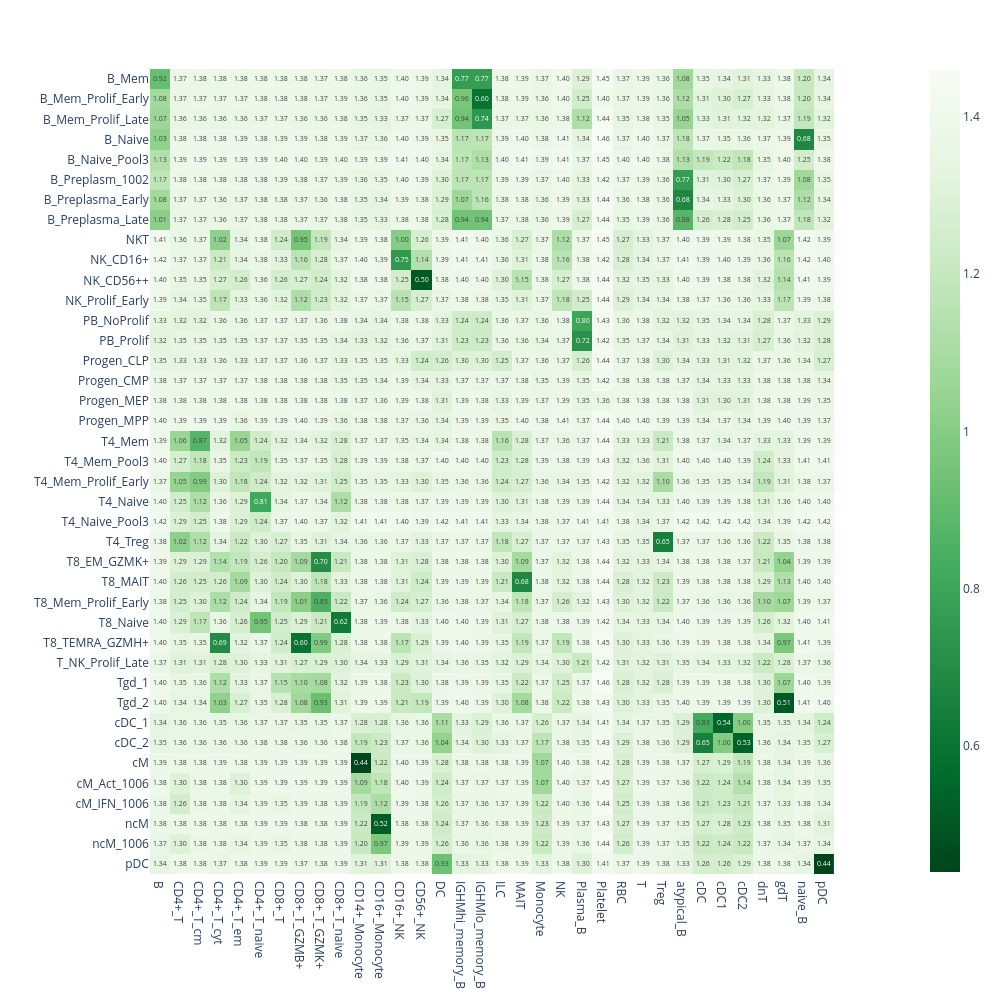

Notebook code for this chart:
### Code cell
plot_cluster_distance(cluster_distance, show=True)

### Figure 1 — Plotly figure (JSON) as saved in the notebook; plotly's stock layout.template omitted (floating-point values rounded to 4 significant figures; data arrays with more than 128 entries replaced by an {"elided": "..."} marker saying what was removed)
{"data": [{"coloraxis": "coloraxis", "hovertemplate": "x: %{x}<br>y: %{y}<br>color: %{z}<extra></extra>", "name": "0", "texttemplate": "%{z:.2f}", "type": "heatmap", "x": ["B", "CD4+_T", "CD4+_T_cm", "CD4+_T_cyt", "CD4+_T_em", "CD4+_T_naive", "CD8+_T", "CD8+_T_GZMB+", "CD8+_T_GZMK+", "CD8+_T_naive", "CD14+_Monocyte", "CD16+_Monocyte", "CD16+_NK", "CD56+_NK", "DC", "IGHMhi_memory_B", "IGHMlo_memory_B", "ILC", "MAIT", "Monocyte", "NK", "Plasma_B", "Platelet", "RBC", "T", "Treg", "atypical_B", "cDC", "cDC1", "cDC2", "dnT", "gdT", "naive_B", "pDC"], "xaxis": "x", "y": ["B_Mem", "B_Mem_Prolif_Early", "B_Mem_Prolif_Late", "B_Naive", "B_Naive_Pool3", "B_Preplasm_1002", "B_Preplasma_Early", "B_Preplasma_Late", "NKT", "NK_CD16+", "NK_CD56++", "NK_Prolif_Early", "PB_NoProlif", "PB_Prolif", "Progen_CLP", "Progen_CMP", "Progen_MEP", "Progen_MPP", "T4_Mem", "T4_Mem_Pool3", "T4_Mem_Prolif_Early", "T4_Naive", "T4_Naive_Pool3", "T4_Treg", "T8_EM_GZMK+", "T8_MAIT", "T8_Mem_Prolif_Early", "T8_Naive", "T8_TEMRA_GZMH+", "T_NK_Prolif_Late", "Tgd_1", "Tgd_2", "cDC_1", "cDC_2", "cM", "cM_Act_1006", "cM_IFN_1006", "ncM", "ncM_1006", "pDC"], "yaxis": "y", "z": {"elided": "40x34 float values"}}], "layout": {"autosize": false, "coloraxis": {"colorscale": [[0, "rgb(0,68,27)"], [0.125, "rgb(0,109,44)"], [0.25, "rgb(35,139,69)"], [0.375, "rgb(65,171,93)"], [0.5, "rgb(116,196,118)"], [0.625, "rgb(161,217,155)"], [0.75, "rgb(199,233,192)"], [0.875, "rgb(229,245,224)"], [1, "rgb(247,252,245)"]]}, "height": 1000, "margin": {"t": 60}, "width": 1000, "xaxis": {"anchor": "y", "autorange": true, "constrain": "domain", "domain": [0.08482, 0.9152], "range": [-0.5, 33.5], "scaleanchor": "y", "type": "category"}, "yaxis": {"anchor": "x", "autorange": true, "constrain": "domain", "domain": [0.0006219, 0.9994], "range": [39.5, -0.5], "type": "category"}}}
